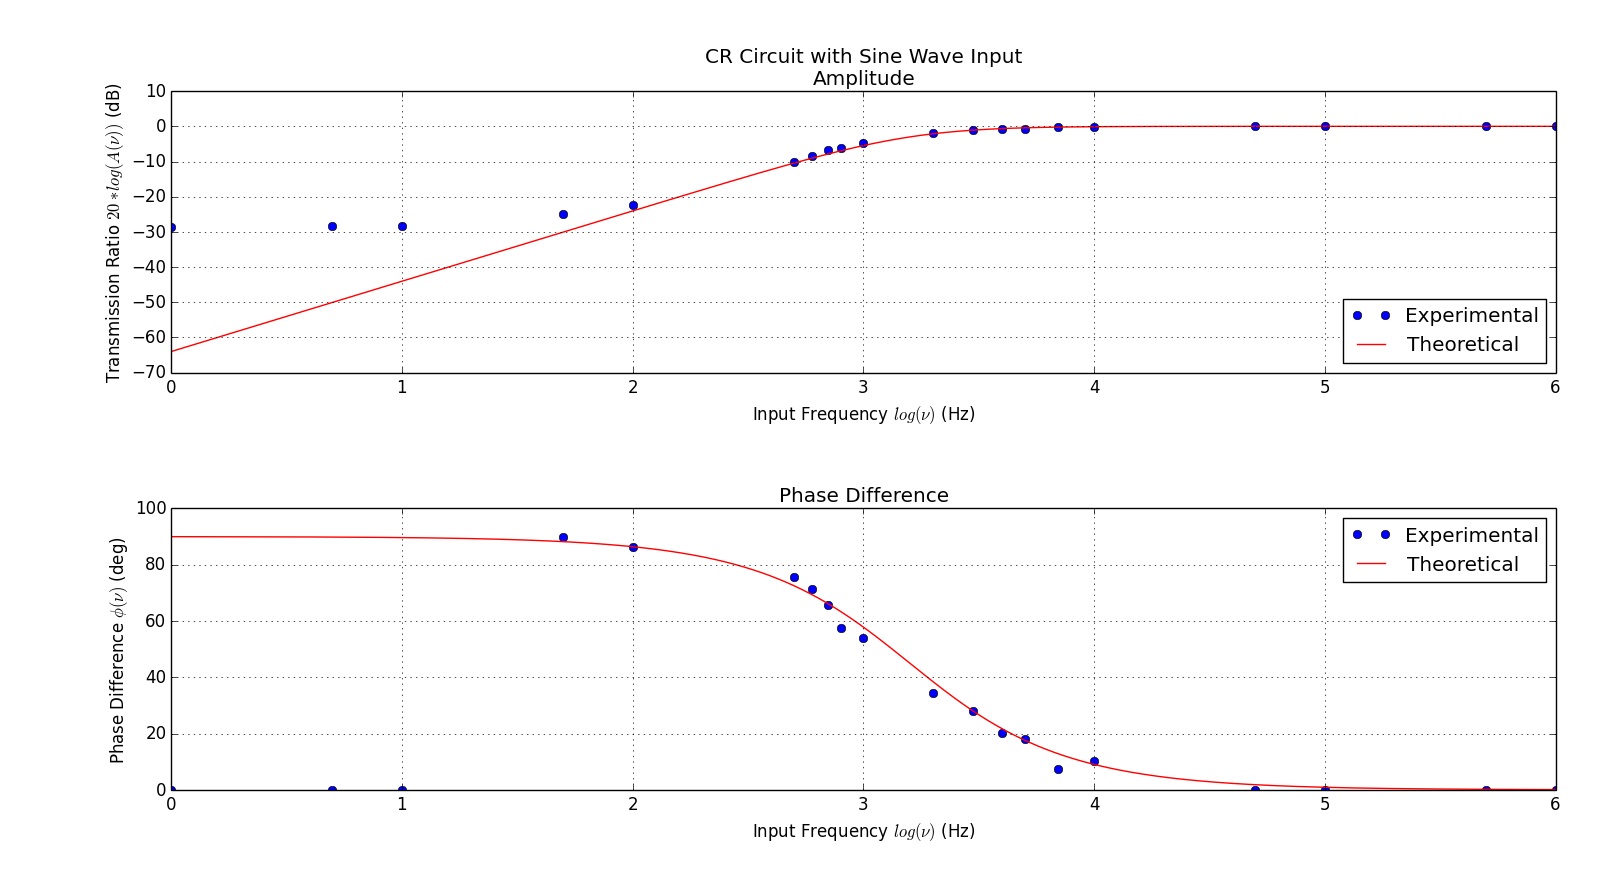

Recreate this plot in Python.
import matplotlib.pyplot as plt
import numpy as np

# Import data from file and skip header rows
frequency, input_v, output_v, phase_time = np.genfromtxt('../Data/Part5_crCircuit.csv', delimiter=',', usecols=(0,1,2,3), skiprows=2, unpack=True) # FREQUENCY IN KHZ

# Make time more readable
us = 10**6 # Multiply seconds by us to get microseconds
ms = 10**3 # Multiply seconds by ms to get milliseconds

Hz = 10**(3) # Multiply kHz by Hz to get Hz

# Circuit elements
R = 10 * 10**3
C = 10 * 10**(-9)

# Theoretical amplitude
theory_frequency = np.arange(1.0,10**6,1.0)
theory_Av = (2 * np.pi * theory_frequency * R * C) / np.sqrt((2 * np.pi * theory_frequency * R * C)**2 + 1)

# Theoretical phase difference
theory_phase = (-1 * np.arctan(2 * np.pi * theory_frequency * R * C) * 180 / np.pi) + 90

# Amplitude plot
plt.subplot(211)
plt.title("CR Circuit with Sine Wave Input \nAmplitude")
plt.plot(np.log10(frequency * Hz), 20 * np.log10(output_v / input_v), 'bo', label="Experimental")
plt.plot(np.log10(theory_frequency), 20 * np.log10(theory_Av), 'r', label="Theoretical")
plt.grid(True)
plt.xlabel("Input Frequency " + r'$log(\nu)$' + " (Hz)")
plt.ylabel("Transmission Ratio " + r'$20*log(A(\nu))$' + " (dB)")
plt.legend(loc=4)

# Phase plot
plt.subplot(212)
plt.title("Phase Difference")
plt.plot(np.log10(frequency * Hz), (2 * np.pi * phase_time * frequency * Hz / us) * (180 / np.pi), 'bo', label="Experimental")
plt.plot(np.log10(theory_frequency), theory_phase, 'r', label="Theoretical")
plt.grid(True)
plt.xlabel("Input Frequency " + r'$log(\nu)$' + " (Hz)")
plt.ylabel("Phase Difference " + r'$\phi(\nu)$' + " (deg)")
plt.legend()

plt.tight_layout()

# Set plot formatting
# plt.xlim(0.7,0.95)
# plt.ylim(0.,130.)
# plt.grid(True)

# Labels and text
# plt.xlabel("Time (ms)")
# plt.ylabel("Potential (V)")
# plt.title("Voltage of Capacitor with Square Wave Input")
# plt.legend()

# Show the plot
plt.show()
